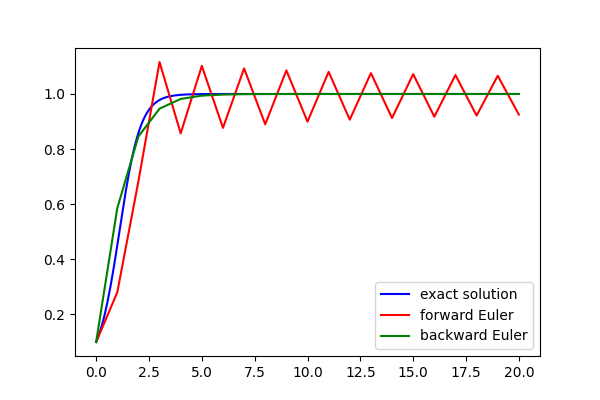

Generate this figure with Python:
import numpy as np 
import matplotlib.pyplot as plt

# logistic equation 
# x' = ax(1-x) 

# INPUT 
# parameters
a = 2.0
# initial value 
x0 = 0.1
# time step size 
tau: float = 1.0
# number of time steps 
N: int = 20
# discretized point 
tn = tau * np.arange(N+1)

# exact solution 
exact = lambda x: 1 / (1-(1-1/x0)*np.exp(-a*x))

# solve ODE system 
def forward_Euler(x0):
    # initialize array for result 
    result: np.ndarray = np.empty(N+1) 
    result[0] = x0
    for i in range(N):
        result[i+1] = result[i] + a * tau * result[i]*(1 - result[i])
    return result 

def backward_Euler(x0): 
    # initialize array for result 
    result: np.ndarray = np.empty(N+1) 
    result[0] = x0
    for i in range(N):
        result[i+1] = (a*tau - 1 + np.sqrt((1-a*tau)**2 + 4*a*tau*result[i])) / (2*a*tau)
    return result 

fig, ax =plt.subplots(figsize=(6,4)) 
pts = np.linspace(0, N*tau, 300) 
ax.plot(pts, exact(pts), color='blue', label='exact solution')
ax.plot(tn, forward_Euler(x0), color='red', label='forward Euler') 
ax.plot(tn, backward_Euler(x0), color='green', label='backward Euler') 
ax.legend() 

plt.savefig('logistic_eq_Euler.png')
plt.show()
